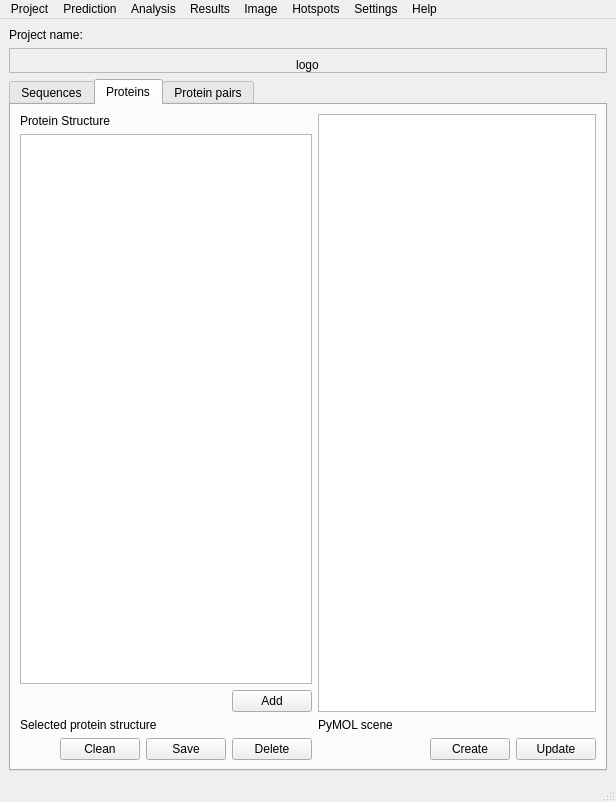
<?xml version="1.0" encoding="UTF-8"?>
<ui version="4.0">
 <class>MainWindow</class>
 <widget class="QMainWindow" name="MainWindow">
  <property name="geometry">
   <rect>
    <x>0</x>
    <y>0</y>
    <width>616</width>
    <height>802</height>
   </rect>
  </property>
  <property name="windowTitle">
   <string>MainWindow</string>
  </property>
  <property name="autoFillBackground">
   <bool>true</bool>
  </property>
  <widget class="QWidget" name="centralwidget">
   <layout class="QVBoxLayout" name="verticalLayout">
    <item>
     <widget class="QLabel" name="lbl_project_name">
      <property name="text">
       <string>Project name:</string>
      </property>
     </widget>
    </item>
    <item>
     <widget class="QFrame" name="frame">
      <property name="frameShape">
       <enum>QFrame::StyledPanel</enum>
      </property>
      <property name="frameShadow">
       <enum>QFrame::Raised</enum>
      </property>
      <layout class="QHBoxLayout" name="horizontalLayout_9">
       <property name="bottomMargin">
        <number>0</number>
       </property>
       <item>
        <widget class="QLabel" name="lbl_logo">
         <property name="sizePolicy">
          <sizepolicy hsizetype="Fixed" vsizetype="Fixed">
           <horstretch>0</horstretch>
           <verstretch>0</verstretch>
          </sizepolicy>
         </property>
         <property name="layoutDirection">
          <enum>Qt::LeftToRight</enum>
         </property>
         <property name="text">
          <string>logo</string>
         </property>
         <property name="alignment">
          <set>Qt::AlignCenter</set>
         </property>
        </widget>
       </item>
      </layout>
     </widget>
    </item>
    <item>
     <widget class="QTabWidget" name="project_tab_widget">
      <property name="currentIndex">
       <number>1</number>
      </property>
      <widget class="QWidget" name="sequences">
       <attribute name="title">
        <string>Sequences</string>
       </attribute>
       <layout class="QHBoxLayout" name="horizontalLayout_2">
        <item>
         <layout class="QVBoxLayout" name="verticalLayout_5">
          <item>
           <widget class="QLabel" name="label">
            <property name="text">
             <string>Protein Sequence</string>
            </property>
           </widget>
          </item>
          <item>
           <widget class="QListView" name="seqs_list_view"/>
          </item>
          <item>
           <layout class="QVBoxLayout" name="verticalLayout_2">
            <item>
             <layout class="QHBoxLayout" name="horizontalLayout">
              <item>
               <spacer name="horizontalSpacer_6">
                <property name="orientation">
                 <enum>Qt::Horizontal</enum>
                </property>
                <property name="sizeHint" stdset="0">
                 <size>
                  <width>40</width>
                  <height>20</height>
                 </size>
                </property>
               </spacer>
              </item>
              <item>
               <widget class="QPushButton" name="pushButton">
                <property name="text">
                 <string>Add</string>
                </property>
               </widget>
              </item>
              <item>
               <widget class="QPushButton" name="pushButton_3">
                <property name="text">
                 <string>Edit</string>
                </property>
               </widget>
              </item>
              <item>
               <widget class="QPushButton" name="pushButton_2">
                <property name="text">
                 <string>Delete</string>
                </property>
               </widget>
              </item>
             </layout>
            </item>
           </layout>
          </item>
         </layout>
        </item>
        <item>
         <layout class="QVBoxLayout" name="verticalLayout_11">
          <item>
           <widget class="QLabel" name="label_2">
            <property name="text">
             <string>Placeholder</string>
            </property>
           </widget>
          </item>
          <item>
           <widget class="QTableWidget" name="seqs_table_widget"/>
          </item>
         </layout>
        </item>
       </layout>
      </widget>
      <widget class="QWidget" name="proteins">
       <attribute name="title">
        <string>Proteins</string>
       </attribute>
       <layout class="QHBoxLayout" name="horizontalLayout_7">
        <item>
         <layout class="QVBoxLayout" name="verticalLayout_6">
          <item>
           <widget class="QLabel" name="label_6">
            <property name="text">
             <string>Protein Structure</string>
            </property>
           </widget>
          </item>
          <item>
           <widget class="QTreeView" name="proteins_tree_view"/>
          </item>
          <item>
           <layout class="QHBoxLayout" name="horizontalLayout_5">
            <item>
             <spacer name="horizontalSpacer_4">
              <property name="orientation">
               <enum>Qt::Horizontal</enum>
              </property>
              <property name="sizeHint" stdset="0">
               <size>
                <width>40</width>
                <height>20</height>
               </size>
              </property>
             </spacer>
            </item>
            <item>
             <widget class="QPushButton" name="pushButton_4">
              <property name="text">
               <string>Add</string>
              </property>
             </widget>
            </item>
           </layout>
          </item>
          <item>
           <layout class="QVBoxLayout" name="verticalLayout_3">
            <item>
             <widget class="QLabel" name="label_7">
              <property name="text">
               <string>Selected protein structure</string>
              </property>
             </widget>
            </item>
            <item>
             <layout class="QHBoxLayout" name="horizontalLayout_4">
              <item>
               <spacer name="horizontalSpacer_2">
                <property name="orientation">
                 <enum>Qt::Horizontal</enum>
                </property>
                <property name="sizeHint" stdset="0">
                 <size>
                  <width>40</width>
                  <height>20</height>
                 </size>
                </property>
               </spacer>
              </item>
              <item>
               <widget class="QPushButton" name="pushButton_5">
                <property name="text">
                 <string>Clean</string>
                </property>
               </widget>
              </item>
              <item>
               <widget class="QPushButton" name="pushButton_7">
                <property name="text">
                 <string>Save</string>
                </property>
               </widget>
              </item>
              <item>
               <widget class="QPushButton" name="pushButton_6">
                <property name="text">
                 <string>Delete</string>
                </property>
               </widget>
              </item>
             </layout>
            </item>
           </layout>
          </item>
         </layout>
        </item>
        <item>
         <layout class="QVBoxLayout" name="verticalLayout_8">
          <item>
           <widget class="QTableWidget" name="proteins_table_widget"/>
          </item>
          <item>
           <layout class="QVBoxLayout" name="verticalLayout_7">
            <item>
             <widget class="QLabel" name="lbl_pymol_protein_scene">
              <property name="text">
               <string>PyMOL scene</string>
              </property>
             </widget>
            </item>
            <item>
             <layout class="QHBoxLayout" name="horizontalLayout_6">
              <item>
               <spacer name="horizontalSpacer_3">
                <property name="orientation">
                 <enum>Qt::Horizontal</enum>
                </property>
                <property name="sizeHint" stdset="0">
                 <size>
                  <width>18</width>
                  <height>20</height>
                 </size>
                </property>
               </spacer>
              </item>
              <item>
               <widget class="QPushButton" name="btn_create_protein_scene">
                <property name="text">
                 <string>Create</string>
                </property>
               </widget>
              </item>
              <item>
               <widget class="QPushButton" name="btn_update_protein_scene">
                <property name="text">
                 <string>Update</string>
                </property>
               </widget>
              </item>
             </layout>
            </item>
           </layout>
          </item>
         </layout>
        </item>
       </layout>
      </widget>
      <widget class="QWidget" name="protein_pairs">
       <attribute name="title">
        <string>Protein pairs</string>
       </attribute>
       <layout class="QHBoxLayout" name="horizontalLayout_10">
        <item>
         <layout class="QVBoxLayout" name="verticalLayout_4">
          <item>
           <widget class="QTreeView" name="protein_pairs_tree_view"/>
          </item>
          <item>
           <layout class="QHBoxLayout" name="horizontalLayout_11">
            <item>
             <widget class="QLabel" name="label_11">
              <property name="text">
               <string>Existing protein pair</string>
              </property>
             </widget>
            </item>
            <item>
             <spacer name="horizontalSpacer_9">
              <property name="orientation">
               <enum>Qt::Horizontal</enum>
              </property>
              <property name="sizeHint" stdset="0">
               <size>
                <width>40</width>
                <height>20</height>
               </size>
              </property>
             </spacer>
            </item>
            <item>
             <widget class="QPushButton" name="pushButton_9">
              <property name="text">
               <string>Delete</string>
              </property>
             </widget>
            </item>
           </layout>
          </item>
         </layout>
        </item>
        <item>
         <layout class="QVBoxLayout" name="verticalLayout_10">
          <item>
           <widget class="QTableWidget" name="protein_pairs_table_widget"/>
          </item>
          <item>
           <layout class="QVBoxLayout" name="verticalLayout_9">
            <item>
             <widget class="QLabel" name="lbl_pymol_protein_pair_scene">
              <property name="text">
               <string>PyMOL scene</string>
              </property>
             </widget>
            </item>
            <item>
             <layout class="QHBoxLayout" name="horizontalLayout_8">
              <item>
               <spacer name="horizontalSpacer_5">
                <property name="orientation">
                 <enum>Qt::Horizontal</enum>
                </property>
                <property name="sizeHint" stdset="0">
                 <size>
                  <width>18</width>
                  <height>20</height>
                 </size>
                </property>
               </spacer>
              </item>
              <item>
               <widget class="QPushButton" name="btn_create_protein_pair_scene">
                <property name="text">
                 <string>Create</string>
                </property>
               </widget>
              </item>
              <item>
               <widget class="QPushButton" name="btn_update_protein_pair_scene">
                <property name="text">
                 <string>Update</string>
                </property>
               </widget>
              </item>
             </layout>
            </item>
           </layout>
          </item>
         </layout>
        </item>
       </layout>
      </widget>
     </widget>
    </item>
   </layout>
  </widget>
  <widget class="QMenuBar" name="menubar">
   <property name="geometry">
    <rect>
     <x>0</x>
     <y>0</y>
     <width>616</width>
     <height>26</height>
    </rect>
   </property>
   <widget class="QMenu" name="menuProject">
    <property name="title">
     <string>Project</string>
    </property>
    <addaction name="action_new_project"/>
    <addaction name="action_open_project"/>
    <addaction name="action_delete_project"/>
    <addaction name="actionImport"/>
    <addaction name="actionExport"/>
    <addaction name="separator"/>
    <addaction name="action_close_project"/>
   </widget>
   <widget class="QMenu" name="menuPrediction">
    <property name="title">
     <string>Prediction</string>
    </property>
    <addaction name="action_predict_monomer"/>
    <addaction name="action_predict_multimer"/>
   </widget>
   <widget class="QMenu" name="menuAnalysis">
    <property name="title">
     <string>Analysis</string>
    </property>
    <addaction name="action_distance_analysis"/>
   </widget>
   <widget class="QMenu" name="menuResults">
    <property name="title">
     <string>Results</string>
    </property>
    <addaction name="action_results_summary"/>
   </widget>
   <widget class="QMenu" name="menuSettings">
    <property name="title">
     <string>Settings</string>
    </property>
    <addaction name="action_edit_settings"/>
    <addaction name="action_restore_settings"/>
   </widget>
   <widget class="QMenu" name="menuAbout">
    <property name="title">
     <string>Help</string>
    </property>
    <addaction name="actionHelp"/>
    <addaction name="separator"/>
    <addaction name="actionDocumentation"/>
    <addaction name="actionTutorials"/>
    <addaction name="actionShow_log_in_explorer"/>
    <addaction name="actionClear_Logs"/>
    <addaction name="separator"/>
    <addaction name="action_about"/>
   </widget>
   <widget class="QMenu" name="menuImage">
    <property name="title">
     <string>Image</string>
    </property>
    <addaction name="actionPreview"/>
    <addaction name="actionCreate_ray_ta"/>
    <addaction name="actionCreate_drawn"/>
   </widget>
   <widget class="QMenu" name="menuHotspots">
    <property name="title">
     <string>Hotspots</string>
    </property>
    <addaction name="actionPlaceholder"/>
   </widget>
   <addaction name="menuProject"/>
   <addaction name="menuPrediction"/>
   <addaction name="menuAnalysis"/>
   <addaction name="menuResults"/>
   <addaction name="menuImage"/>
   <addaction name="menuHotspots"/>
   <addaction name="menuSettings"/>
   <addaction name="menuAbout"/>
  </widget>
  <widget class="QStatusBar" name="statusbar"/>
  <action name="action_new_project">
   <property name="text">
    <string>New</string>
   </property>
  </action>
  <action name="action_open_project">
   <property name="text">
    <string>Open</string>
   </property>
  </action>
  <action name="action_delete_project">
   <property name="text">
    <string>Delete</string>
   </property>
  </action>
  <action name="action_close_project">
   <property name="text">
    <string>Close</string>
   </property>
  </action>
  <action name="action_predict_monomer">
   <property name="text">
    <string>Monomer</string>
   </property>
  </action>
  <action name="action_predict_multimer">
   <property name="text">
    <string>Multimer</string>
   </property>
  </action>
  <action name="action_distance_analysis">
   <property name="text">
    <string>Distance</string>
   </property>
  </action>
  <action name="action_results_summary">
   <property name="text">
    <string>Summary</string>
   </property>
  </action>
  <action name="action_edit_settings">
   <property name="text">
    <string>Edit</string>
   </property>
  </action>
  <action name="action_about">
   <property name="text">
    <string>About</string>
   </property>
  </action>
  <action name="action_restore_settings">
   <property name="text">
    <string>Restore</string>
   </property>
  </action>
  <action name="actionCreate_ray_ta">
   <property name="text">
    <string>Create ray-traced</string>
   </property>
  </action>
  <action name="actionCreate_drawn">
   <property name="text">
    <string>Create basic</string>
   </property>
  </action>
  <action name="actionPreview">
   <property name="text">
    <string>Preview</string>
   </property>
  </action>
  <action name="actionPlaceholder">
   <property name="text">
    <string>Placeholder</string>
   </property>
  </action>
  <action name="actionImport">
   <property name="text">
    <string>Import</string>
   </property>
  </action>
  <action name="actionExport">
   <property name="text">
    <string>Export</string>
   </property>
  </action>
  <action name="actionTutorials">
   <property name="text">
    <string>Tutorials</string>
   </property>
  </action>
  <action name="actionDocumentation">
   <property name="text">
    <string>Documentation</string>
   </property>
  </action>
  <action name="actionHelp">
   <property name="text">
    <string>Help</string>
   </property>
  </action>
  <action name="actionShow_log_in_explorer">
   <property name="text">
    <string>Show Logs in Explorer</string>
   </property>
  </action>
  <action name="actionClear_Logs">
   <property name="text">
    <string>Clear Logs</string>
   </property>
  </action>
 </widget>
 <resources/>
 <connections/>
</ui>
